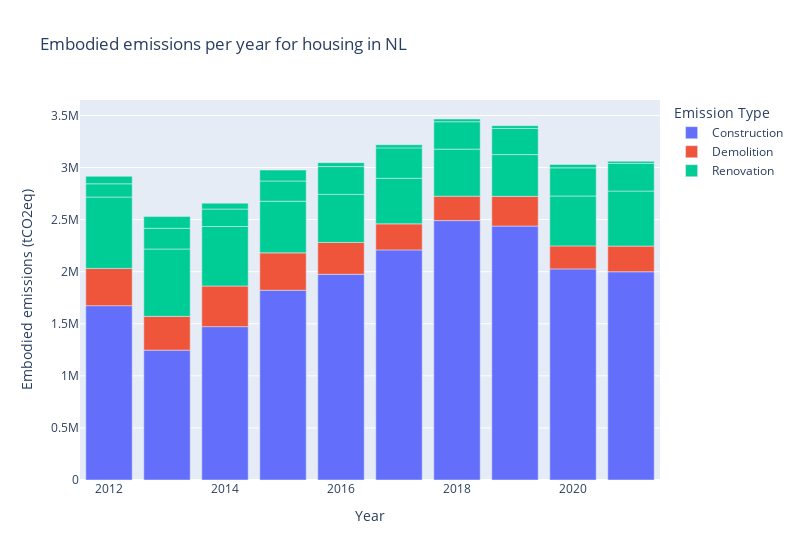

The notebook cell this image was saved under:
### Code cell
# get embodied emissions for housing in NL
query = ''' 
SELECT year, status, SUM(emissions_embodied_kg) AS emissions_embodied_kg
FROM emissions_embodied_housing_nl_s1
WHERE year >= 2012 AND year <= 2021
GROUP BY year, status
ORDER BY year, status
'''
df_byStatus = pd.read_sql_query(query, engine)
def translate_status(x): 
    if x == 'Bouw gestart': 
        return 'Construction'
    elif x == 'Pand gesloopt': 
        return 'Demolition'
    elif x in ['renovation - post2020', 'renovation - pre2020', 'renovation - s1', 
               'transformation - adding units', 'transformation - function change']: 
        return 'Renovation'
    else: 
        return x 
df_byStatus.status = df_byStatus.status.map(lambda x: translate_status(x))
df_byStatus['emissions_embodied_tons'] = df_byStatus.emissions_embodied_kg / 1000

# bar chart for embodied emissions per year
fig = px.bar(df_byStatus, x='year', y='emissions_embodied_tons', color = 'status', title='Embodied emissions per year for housing in NL', 
             labels={'emissions_embodied_tons': 'Embodied emissions (tCO2eq)', 'year': 'Year', 'status': 'Emission Type'})
fig.update_layout(width=800)
fig.show()

### Figure 1 — Plotly figure (JSON) as saved in the notebook; plotly's stock layout.template omitted (floating-point values rounded to 4 significant figures)
{"data": [{"alignmentgroup": "True", "hovertemplate": "Emission Type=Construction<br>Year=%{x}<br>Embodied emissions (tCO2eq)=%{y}<extra></extra>", "legendgroup": "Construction", "marker": {"color": "#636efa", "pattern": {"shape": ""}}, "name": "Construction", "offsetgroup": "Construction", "orientation": "v", "showlegend": true, "textposition": "auto", "type": "bar", "x": [2012, 2013, 2014, 2015, 2016, 2017, 2018, 2019, 2020, 2021], "xaxis": "x", "y": [1674000.0, 1247000.0, 1472000.0, 1822000.0, 1975000.0, 2209000.0, 2491000.0, 2438000.0, 2027000.0, 1999000.0], "yaxis": "y"}, {"alignmentgroup": "True", "hovertemplate": "Emission Type=Demolition<br>Year=%{x}<br>Embodied emissions (tCO2eq)=%{y}<extra></extra>", "legendgroup": "Demolition", "marker": {"color": "#EF553B", "pattern": {"shape": ""}}, "name": "Demolition", "offsetgroup": "Demolition", "orientation": "v", "showlegend": true, "textposition": "auto", "type": "bar", "x": [2012, 2013, 2014, 2015, 2016, 2017, 2018, 2019, 2020, 2021], "xaxis": "x", "y": [357700.0, 324300.0, 390100.0, 359000.0, 305600.0, 250100.0, 234700.0, 285100.0, 220900.0, 246600.0], "yaxis": "y"}, {"alignmentgroup": "True", "hovertemplate": "Emission Type=Renovation<br>Year=%{x}<br>Embodied emissions (tCO2eq)=%{y}<extra></extra>", "legendgroup": "Renovation", "marker": {"color": "#00cc96", "pattern": {"shape": ""}}, "name": "Renovation", "offsetgroup": "Renovation", "orientation": "v", "showlegend": true, "textposition": "auto", "type": "bar", "x": [2012, 2012, 2012, 2012, 2013, 2013, 2013, 2013, 2014, 2014, 2014, 2014, 2015, 2015, 2015, 2015, 2016, 2016, 2016, 2016, 2017, 2017, 2017, 2017, 2018, 2018, 2018, 2018, 2019, 2019, 2019, 2019, 2020, 2020, 2020, 2020, 2021, 2021, 2021, 2021], "xaxis": "x", "y": [685100.0, null, 127100.0, 71950.0, 646600.0, null, 199400.0, 111900.0, 571300.0, null, 167700.0, 56090.0, 495900.0, null, 194200.0, 105200.0, 461200.0, null, 267200.0, 37910.0, 437400.0, null, 292000.0, 29870.0, 451400.0, null, 263000.0, 26330.0, 401000.0, null, 251000.0, 26870.0, 479000.0, null, 270400.0, 32680.0, 528400.0, null, 265800.0, 19580.0], "yaxis": "y"}], "layout": {"barmode": "relative", "legend": {"title": {"text": "Emission Type"}, "tracegroupgap": 0}, "title": {"text": "Embodied emissions per year for housing in NL"}, "width": 800, "xaxis": {"anchor": "y", "domain": [0, 1], "title": {"text": "Year"}}, "yaxis": {"anchor": "x", "domain": [0, 1], "title": {"text": "Embodied emissions (tCO2eq)"}}}}
